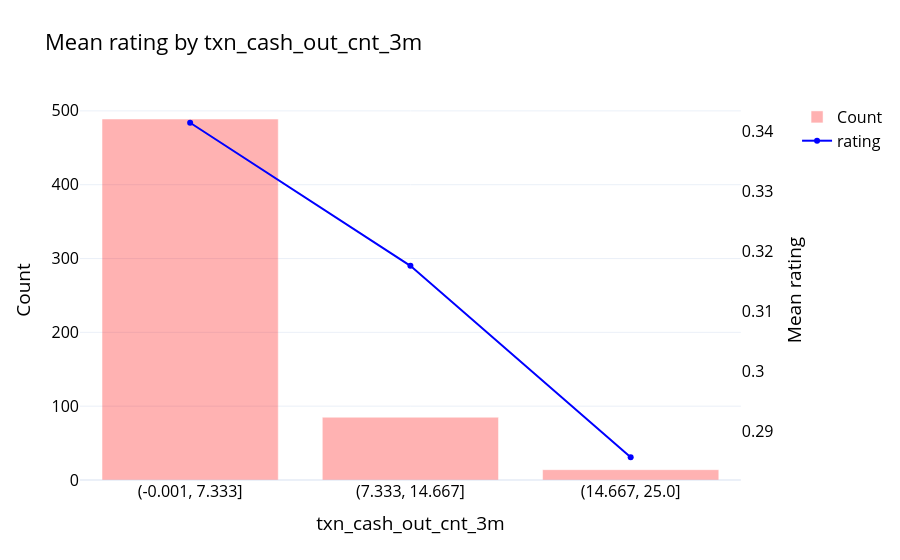

Source (notebook cell):
### Markdown cell above
## txn_cash_out_cnt_3m
Total number of cash transactions withdrawn in the last 3 months

### Code cell
eda(df, "rating", "txn_cash_out_cnt_3m", bins = 3)

### Figure 1 — Plotly figure (JSON) as saved in the notebook; plotly's stock layout.template omitted (floating-point values rounded to 4 significant figures)
{"data": [{"marker": {"color": "red"}, "name": "Count", "opacity": 0.3, "type": "bar", "x": ["(-0.001, 7.333]", "(7.333, 14.667]", "(14.667, 25.0]"], "y": [489, 85, 14]}, {"line": {"color": "blue"}, "mode": "lines+markers", "name": "rating", "type": "scatter", "x": ["(-0.001, 7.333]", "(7.333, 14.667]", "(14.667, 25.0]"], "xaxis": "x", "y": [0.3415, 0.3176, 0.2857], "yaxis": "y2"}], "layout": {"font": {"color": "black", "size": 16}, "title": {"text": "Mean rating by txn_cash_out_cnt_3m"}, "xaxis": {"anchor": "y", "domain": [0.0, 0.94], "title": {"text": "txn_cash_out_cnt_3m"}, "type": "category"}, "yaxis": {"anchor": "x", "domain": [0.0, 1.0], "title": {"text": "Count"}}, "yaxis2": {"anchor": "x", "overlaying": "y", "showgrid": false, "side": "right", "tickmode": "auto", "title": {"text": "Mean rating"}}}}
